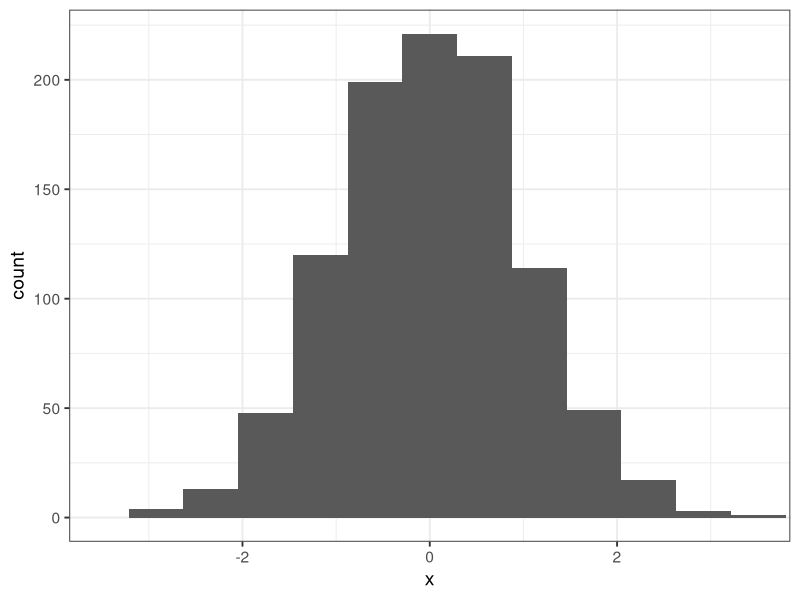
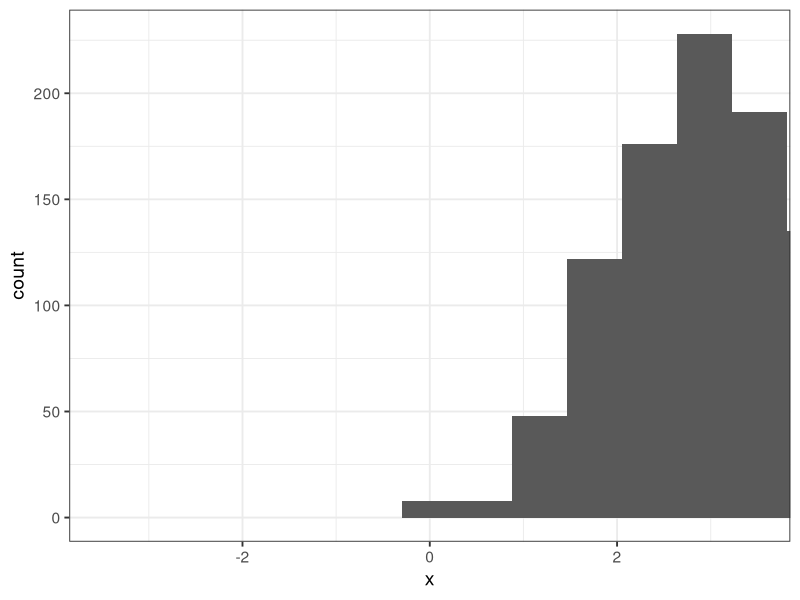
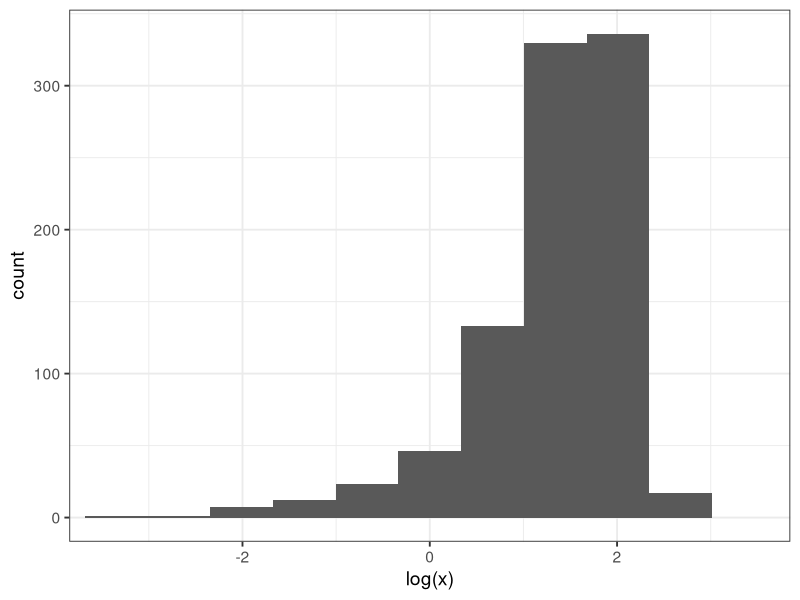
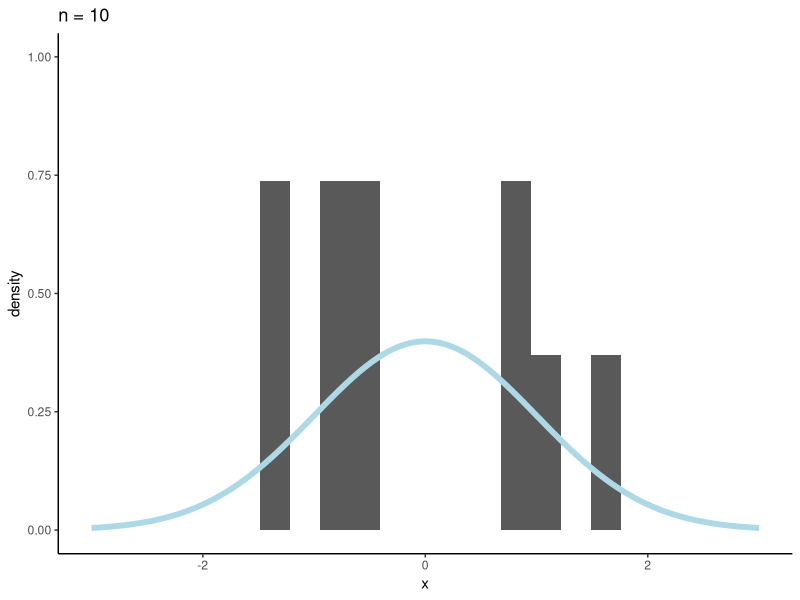
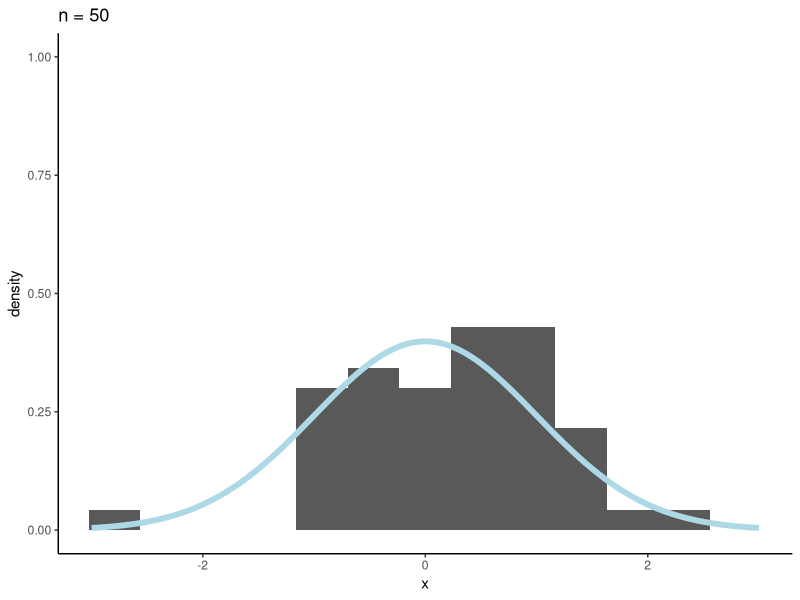
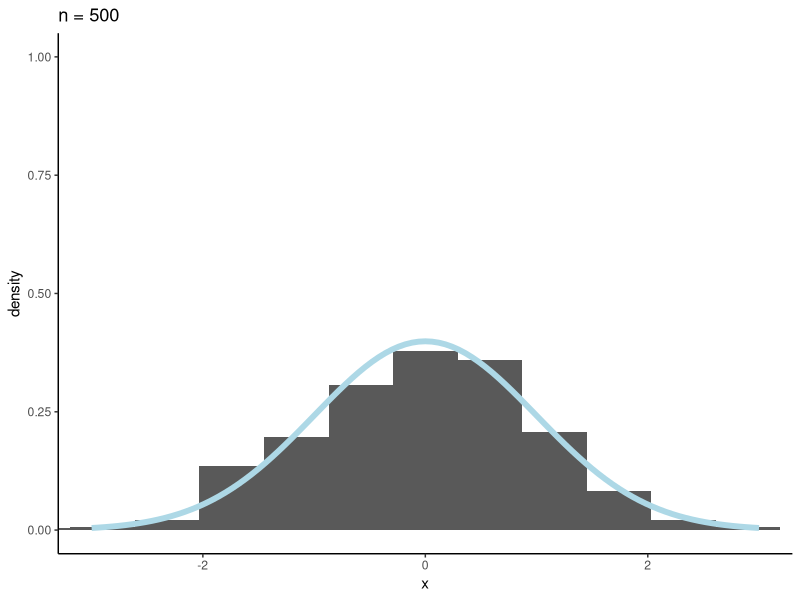

The R source for these figures, in order: (Note: this script raises an error after producing the figures.)
## ---- chunk 1
#| layout-ncol: 3
#| fig-width: 3
#| fig-height: 3
ggplot2::ggplot(data.frame(x = rnorm(1000)),
                ggplot2::aes(x = x)) +
  ggplot2::geom_histogram(bins = 12) +
  ggplot2::coord_cartesian(xlim = c(-3.5, 3.5)) +
  ggplot2::theme_bw(base_size = 14)

ggplot2::ggplot(data.frame(x = rnorm(1000, mean = 3)),
                ggplot2::aes(x = x)) +
  ggplot2::geom_histogram(bins = 12) +
  ggplot2::coord_cartesian(xlim = c(-3.5, 3.5)) +
  ggplot2::theme_bw(base_size = 14)

ggplot2::ggplot(data.frame(x = rnorm(1000, 4, 3)),
                ggplot2::aes(x = log(x))) +
  ggplot2::geom_histogram(bins = 12) +
  ggplot2::coord_cartesian(xlim = c(-3.5, 3.5)) +
  ggplot2::theme_bw(base_size = 14)
## ---- chunk 2
#| fig-width: 3
#| fig-height: 3
#| layout-ncol: 3

ggplot2::ggplot(data = data.frame(x = rnorm(10, 0, 1)), ggplot2::aes(x = x)) +
  ggplot2::geom_histogram(ggplot2::aes(y = ggplot2::after_stat(density)),
                 bins = 12) +
  ggplot2::stat_function(inherit.aes = FALSE, fun = dnorm,
                n = 101, args = list(mean = 0, sd = 1),
                color = "lightblue", linewidth = 2,
                xlim = c(-3, 3)) +
  ggplot2::coord_cartesian(xlim = c(-3, 3), ylim = c(0, 1)) +
  ggplot2::labs(title = "n = 10") +
  ggplot2::theme_classic()

ggplot2::ggplot(data = data.frame(x = rnorm(50, 0, 1)), ggplot2::aes(x = x)) +
  ggplot2::geom_histogram(ggplot2::aes(y = ggplot2::after_stat(density)),
                 bins = 12) +
  ggplot2::stat_function(inherit.aes = FALSE, fun = dnorm,
                n = 101, args = list(mean = 0, sd = 1),
                color = "lightblue", linewidth = 2,
                xlim = c(-3, 3)) +
  ggplot2::coord_cartesian(xlim = c(-3, 3), ylim = c(0, 1)) +
  ggplot2::labs(title = "n = 50") +
  ggplot2::theme_classic()

ggplot2::ggplot(data = data.frame(x = rnorm(500, 0, 1)), ggplot2::aes(x = x)) +
  ggplot2::geom_histogram(ggplot2::aes(y = ggplot2::after_stat(density)),
                 bins = 12) +
  ggplot2::stat_function(inherit.aes = FALSE, fun = dnorm,
                n = 101, args = list(mean = 0, sd = 1),
                color = "lightblue", linewidth = 2,
                xlim = c(-3, 3)) +
  ggplot2::coord_cartesian(xlim = c(-3, 3), ylim = c(0, 1)) +
  ggplot2::labs(title = "n = 500") +
  ggplot2::theme_classic()

## ---- chunk 3
pulse_data <- rio::import("http://www.statsci.org/data/oz/ms212.txt") 
## ---- chunk 4
pulse_data <- rio::import(here::here("labs", "Lab 5 - Intermediate R", "pulserates.rds"))
## ---- chunk 5
summary(pulse_data)
str(pulse_data)
head(pulse_data)
## ---- chunk 6
pulse_data |>
  dplyr::mutate(PersonId = dplyr::row_number()) |>
  dplyr::select(PersonId, Height, Weight, Year) |>
  head()
## ---- chunk 7
pulse_data |>
  dplyr::mutate(PersonId = dplyr::row_number()) |>
  dplyr::select(PersonId, Height, Weight, Year) |>
  tidyr::pivot_longer(c("Height", "Weight"),
               names_to = "Variable", values_to = "Value") |>
  as.data.frame() |>
  head()
## ---- chunk 8
pulse_data |>
  dplyr::mutate(PersonId = dplyr::row_number(),
         HeightToWeight = paste0(Height, "/", Weight)) |>
  dplyr::select(PersonId, HeightToWeight, Year) |>
  head()
## ---- chunk 9
head(pulse_data, n = 10)
## ---- chunk 10
library(tidyverse)
## ---- chunk 11
days <- c("Tues", "Wed", "Thurs")
## ---- chunk 12
moredays <- c("Teus", "Wed", "Thrus")
sort(days)
## ---- chunk 13
#| code-line-numbers: false
weekday_levels <- c("Mon", "Tues", "Wed", "Thurs", "Fri")
## ---- chunk 14
#| code-line-numbers: false
days_fct <- factor(days, levels = weekday_levels)
## ---- chunk 15
factor(moredays, levels = weekday_levels)
## ---- chunk 16
sort(days_fct)
## ---- chunk 17
pulse_subset <- pulse_data |>
  mutate(PulseDiff = Pulse2 - Pulse1,
         Smokes = factor(Smokes, levels = c(1, 2), labels = c("Yes", "No")),
         Ran = factor(Ran, levels = c(1, 2), labels = c("Ran", "Sat"))) |>
  select(Smokes, Ran, Pulse1, Pulse2, PulseDiff)
## ---- chunk 18
pulse_subset |>
  summarize(.by = Ran,
            PulseDiffMean = mean(PulseDiff, na.rm=T))

pulse_subset |>
  summarize(.by = c(Ran, Smokes),
            PulseDiffMean = mean(PulseDiff, na.rm=T))
## ---- chunk 19
pulse_subset |>
  ggplot(aes(x = Pulse1, y = Pulse2, color = Ran, fill = Ran)) +
  geom_point(size = 2.4) +
  geom_smooth(method="lm") +
  coord_cartesian(xlim = c(40, 180), ylim = c(40, 180)) +
  labs(x = "First Pulse", y = "Second Pulse") +
  facet_wrap(~ Smokes, labeller = "label_both") +
  theme_classic(base_size = 16) +
  theme(legend.position = "bottom",
        aspect.ratio = 1)
## ---- chunk 20
ggplot(data = pulse_subset)
## ---- chunk 21
ggplot(data = pulse_subset,
       mapping = aes(x = Pulse1, y = Pulse2))
## ---- chunk 22
ggplot(data = pulse_subset,
       mapping = aes(x = Pulse1, y = Pulse2)) +
  geom_point()
## ---- chunk 23
ggplot(data = pulse_subset,
       mapping = aes(x = Pulse1, y = Pulse2)) +
  geom_point() +
  coord_cartesian(xlim = c(40, 180), ylim = c(40, 180))
## ---- chunk 24
ggplot(data = pulse_subset,
       mapping = aes(x = Pulse1, y = Pulse2, color = Ran)) +
  geom_point() +
  coord_cartesian(xlim = c(40, 180), ylim = c(40, 180))
## ---- chunk 25
ggplot(data = pulse_subset,
       mapping = aes(x = Pulse1, y = Pulse2, color = Ran)) +
  geom_point() +
  geom_smooth(method="lm") +
  coord_cartesian(xlim = c(40, 180), ylim = c(40, 180))
## ---- chunk 26
ggplot(data = pulse_subset,
       mapping = aes(x = Pulse1, y = Pulse2, color = Ran)) +
  geom_point() +
  geom_smooth(method="lm") +
  coord_cartesian(xlim = c(40, 180), ylim = c(40, 180)) +
  facet_wrap(~ Smokes)
## ---- chunk 27
ggplot(data = pulse_subset,
       mapping = aes(x = Pulse1, y = Pulse2, color = Ran)) +
  geom_point() +
  geom_smooth(method="lm") +
  coord_cartesian(xlim = c(40, 180), ylim = c(40, 180)) +
  facet_wrap(~ Smokes) +
  theme_classic()
## ---- chunk 28
pulse_subset |>
  ggplot(aes(x = Pulse1, y = Pulse2, color = Ran, fill = Ran)) +
  geom_point(size = 2.4) +
  geom_smooth(method="lm") +
  coord_cartesian(xlim = c(40, 180), ylim = c(40, 180)) +
  labs(x = "First Pulse", y = "Second Pulse") +
  facet_wrap(~ Smokes, labeller = "label_both") +
  theme_classic(base_size = 16) +
  theme(legend.position = "bottom",
        aspect.ratio = 1)
## ---- chunk 29
pulse_subset |>
  ggplot(aes(x = Pulse1, y = Pulse2, color = Ran, fill = Ran)) +
  geom_point(size = 2.4) +
  geom_smooth(method="lm") +
  coord_cartesian(xlim = c(40, 180), ylim = c(40, 180)) +
  labs(x = "First Pulse", y = "Second Pulse") +
  facet_wrap(~ Smokes, labeller = "label_both") +
  theme_classic(base_size = 16) +
  theme(legend.position = "bottom",
        aspect.ratio = 1)
